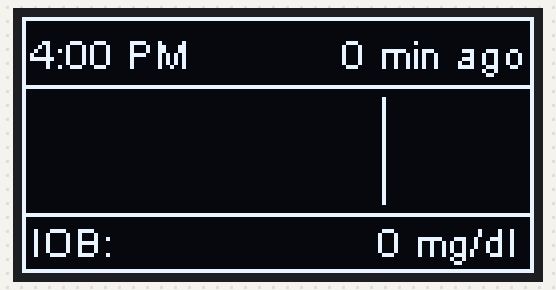
The sketch below on a simulated ESP8266 (NodeMCU). Shown: 128×64 one-colour display. WiFi joins after 1.5 s; servers stay silent unless stated; uploads are accepted with an empty reply; not simulated (calls return 0 or success): credentials.h; what the sketch prints to the serial monitor is not drawn.

Above: at 3.9 s.

The sketch:

NightscoutDisplay.ino
```cpp
#include <OLEDDisplay.h>
#include <OLEDDisplayFonts.h>
#include <OLEDDisplayUi.h>
#include <SSD1306Wire.h>
#include <ESP8266WiFi.h>
#include <WiFiClientSecure.h>
#include <ArduinoJson.h> // have to use version 5.
#include <TimeLib.h>

// Credentials
#include "credentials.h"

// timezone
const int timezone = -8; // -8 for PST
const int timezoneOffset = timezone * SECS_PER_MIN;

//OLED Screen Pins
SSD1306Wire display(0x3c, D2, D5);

//Miutes to sleep for
const int sleepTimeS = 1;

//You can hard code these variables here, if so, you should remove the line above to include the credentials.h.
//However, for security you should use the credentials.h file
const char* ssid = WIFI_SSID;
const char* password = WIFI_PASS;
const char* host = HOST_SITE;

const int httpsPort = 443;
const size_t bufferSize = 3*JSON_ARRAY_SIZE(1) + JSON_OBJECT_SIZE(1) + 2*JSON_OBJECT_SIZE(3) + JSON_OBJECT_SIZE(13) + 280;
bool firstrun = true;
const char* directarr = "";

const unsigned char ArrowUp [] PROGMEM = {
  0x80, 0x00, 0xc0, 0x01, 0xe0, 0x03, 0xf0, 0x07, 0xf8, 0x0f, 0xfc, 0x1f, 0xde, 0x3d, 0xcf, 0x79, 0xc7, 0x71, 0xc0, 0x01, 0xc0, 0x01, 0xc0, 0x01, 0xc0, 0x01, 0xc0, 0x01, 0xc0, 0x01, 0xc0, 0x01,
};
const unsigned char ArrowDown [] PROGMEM = {
  0xc0, 0x01, 0xc0, 0x01, 0xc0, 0x01, 0xc0, 0x01, 0xc0, 0x01, 0xc0, 0x01, 0xc0, 0x01, 0xc7, 0x71, 0xcf, 0x79, 0xde, 0x3d, 0xfc, 0x1f, 0xf8, 0x0f, 0xf0, 0x07, 0xe0, 0x03, 0xc0, 0x01, 0x80, 0x00,
};
const unsigned char ArrowUpS [] PROGMEM = {
  0x00, 0x00, 0x00, 0x00, 0xf8, 0x3f, 0xf8, 0x3f, 0xf8, 0x3f, 0x00, 0x3f, 0x80, 0x3f, 0xc0, 0x3f, 0xe0, 0x3f, 0xf0, 0x39, 0xf8, 0x38, 0x7c, 0x38, 0x3c, 0x38, 0x1c, 0x00, 0x00, 0x00, 0x00, 0x00,
};
const unsigned char ArrowDownS [] PROGMEM = {
  0x00, 0x00, 0x00, 0x00, 0x1c, 0x00, 0x3c, 0x38, 0x7c, 0x38, 0xf8, 0x38, 0xf0, 0x39, 0xe0, 0x3f, 0xc0, 0x3f, 0x80, 0x3f, 0x00, 0x3f, 0xf8, 0x3f, 0xf8, 0x3f, 0xf8, 0x3f, 0x00, 0x00, 0x00, 0x00,
};
const unsigned char ArrowSide [] PROGMEM = {
  0x80, 0x01, 0x80, 0x03, 0x80, 0x07, 0x00, 0x0f, 0x00, 0x1e, 0x00, 0x3c, 0xff, 0x7f, 0xff, 0xff, 0xff, 0x7f, 0x00, 0x3c, 0x00, 0x1e, 0x00, 0x0f, 0x80, 0x07, 0x80, 0x03, 0x80, 0x01,
};
const unsigned char ArrowUpD [] PROGMEM = {
  0x08, 0x10, 0x1c, 0x38, 0x2a, 0x54, 0x49, 0x92, 0x88, 0x11, 0x08, 0x10, 0x08, 0x10, 0x08, 0x10, 0x08, 0x10, 0x08, 0x10, 0x08, 0x10, 0x08, 0x10, 0x08, 0x10, 0x08, 0x10, 0x08, 0x10, 0x08, 0x10,
};
const unsigned char ArrowDownD [] PROGMEM = {
  0x08, 0x10, 0x08, 0x10, 0x08, 0x10, 0x08, 0x10, 0x08, 0x10, 0x08, 0x10, 0x08, 0x10, 0x08, 0x10, 0x08, 0x10, 0x08, 0x10, 0x08, 0x10, 0x88, 0x11, 0x49, 0x92, 0x2a, 0x54, 0x1c, 0x38, 0x08, 0x10,
};

void adjustTimezone(time_t& timestamp) {
    timestamp += timezoneOffset * SECS_PER_MIN;
    if (isDST(timestamp)) {
        // Adjust for daylight saving time if needed
        timestamp += SECS_PER_HOUR;
    }
}

void showdata(time_t datetimenow, String BG, int age, String iob, String bgs0_direction, int delta)
{
   display.clear();

   // Convert 24-hour time format to 12-hour format
   int hour24 = hour(datetimenow);
   int hour12 = (hour24 % 12 == 0) ? 12 : hour24 % 12;
   String ampm = (hour24 >= 12) ? "PM" : "AM";

   String timeNow = String(hour12) + ":";
   if (minute(datetimenow) < 10){timeNow = timeNow + "0";}
   timeNow = timeNow + String(minute(datetimenow)) + " " + ampm;

   display.setFont(ArialMT_Plain_10);
   display.setTextAlignment(TEXT_ALIGN_LEFT);
   display.drawString(2, 3, String(timeNow));

   display.setTextAlignment(TEXT_ALIGN_RIGHT);
   display.drawString(126, 3, String(age) + " min ago");
   display.setFont(ArialMT_Plain_24);
   display.setTextAlignment(TEXT_ALIGN_CENTER);
   display.drawString(45, 19, BG);
   display.drawString(45 + 1, 19, BG);
   if (String(bgs0_direction) == "Flat") {
      directarr = "→";
       display.drawXbm(101, 26, 16, 16,  ArrowSide);
    }  else if (String(bgs0_direction) == "FortyFiveUp") {
       directarr = "↗";
        display.drawXbm(101, 26, 16, 16,  ArrowUpS);
    }  else if (String(bgs0_direction) == "FortyFiveDown") {
       directarr = "↘";
        display.drawXbm(101, 26, 16, 16,  ArrowDownS);
    } else if (String(bgs0_direction) == "SingleUp") {
       directarr = "↑";
       display.drawXbm(101, 26, 16, 16,  ArrowUp);
    } else if (String(bgs0_direction) == "SingleDown") {
        directarr = "↓";
        display.drawXbm(101, 26, 16, 16, ArrowDown);
    } else if (String(bgs0_direction) == "DoubleUp") {
        directarr = "↑↑";
        display.drawXbm(101, 26, 16, 16, ArrowUpD);
    } else if (String(bgs0_direction) == "DoubleDown") {
        directarr = "↓↓";
        display.drawXbm(101, 26, 16, 16, ArrowDownD);
    }

   display.setFont(ArialMT_Plain_10);
   display.setTextAlignment(TEXT_ALIGN_LEFT);
   display.drawString(2, 50, "IOB: " + String(iob));
   display.setTextAlignment(TEXT_ALIGN_RIGHT);
   String bgdelta = "";
   if (delta < 0) {
    bgdelta = "-" + String(delta);
   } else if (delta > 0) {
    bgdelta = "+" + String(delta);
   } else {
    bgdelta = String(delta);
   }
   display.drawString(126, 50, bgdelta + " mg/dl ");
   display.drawRect(0, 0, 128, 64);
   display.drawRect(0, 17, 128, 33);
   display.drawVerticalLine(90, 20, 27);
   display.display();

}

bool isDST(time_t timestamp) {
    // DST starts in March and ends in November
    if (month(timestamp) < 3 || month(timestamp) > 11) {
        return false;
    }
    // DST is in effect from the second Sunday in March
    // to the first Sunday in November

    // Calculate the second Sunday in March
    int secondSunInMarch = 14 - ((5 * year(timestamp) / 4 + 1) % 7);

    // Calculate the first Sunday in November
    int firstSunInNovember = 7 - ((5 * year(timestamp) / 4 + 1) % 7);

    if (month(timestamp) == 3) {
        // Check if the date is on or after the second Sunday in March
        if (day(timestamp) > secondSunInMarch) {
            return true;
        } else if (day(timestamp) == secondSunInMarch && hour(timestamp) >= 2) {
            // Adjust for the start time of DST (typically 2 am local time)
            return true;
        }
    }

    if (month(timestamp) == 11) {
        // Check if the date is before the first Sunday in November
        if (day(timestamp) < firstSunInNovember) {
            return true;
        } else if (day(timestamp) == firstSunInNovember && hour(timestamp) < 2) {
            // Adjust for the end time of DST (typically 2 am local time)
            return true;
        }
    }
    // Months other than March and November
    return false;
}

void getreadings() {
  // Use WiFiClientSecure class to create TLS connection
  WiFiClientSecure client;
  Serial.print("connecting to ");
  Serial.println(host);

  client.setInsecure();

  if (firstrun) {
    display.clear();
    display.setFont(ArialMT_Plain_10);
    display.setTextAlignment(TEXT_ALIGN_CENTER);
    display.drawString(64, 26, "Connecting to NightScout");
    display.display();
    firstrun = false;
  }

  while (!client.connect(host, httpsPort)) {
    Serial.println("connection failed");
    delay(30000);
  }

  String url = "/pebble";
  client.print(String("GET ") + url + " HTTP/1.1\r\n" +
               "Host: " + host + "\r\n" +
               "User-Agent: BuildFailureDetectorESP8266\r\n" +
               "Connection: close\r\n\r\n");

  //Serial.println("request sent");
  while (client.connected()) {
    String line = client.readStringUntil('\n');
    if (line == "\r") {
      //Serial.println("headers received");
      break;
    }
  }
  String line2 = client.readStringUntil('\n');
  Serial.println("==========");
  //read the JSON line into "line2"
  line2 = client.readStringUntil('\n');
  //parse the JSON into variables

  DynamicJsonBuffer jsonBuffer(bufferSize);
  JsonObject& root = jsonBuffer.parseObject(line2);

  String status0_now = root["status"][0]["now"];
  status0_now = status0_now.substring(0, status0_now.length() - 3);
  time_t status0_now1 = status0_now.toInt();
  JsonObject& bgs0 = root["bgs"][0];

  const char* bgs0_sgv = bgs0["sgv"];
  const char* bgs0_direction = bgs0["direction"];
  String bgs0_datetime = bgs0["datetime"];
  bgs0_datetime = bgs0_datetime.substring(0, bgs0_datetime.length() - 3);
  time_t bgs0_datetime2 = bgs0_datetime.toInt();
  //Adjust for Timezone and check for Daylight savings time and adjust display time accordingly
  adjustTimezone(status0_now1);
  adjustTimezone(bgs0_datetime2);

  int bgs0_bgdelta = bgs0["bgdelta"];
  const char* bgs0_iob = bgs0["iob"];

  Serial.print("Time Now: ");
  String timeNow = String(hour(status0_now1)) + ":";
  if (minute(status0_now1) < 10){timeNow = timeNow + "0";}
  timeNow = timeNow + String(minute(status0_now1));
  Serial.println(timeNow);
  //print current time
  Serial.print("As at: ");
  String bgtime = String(hour(bgs0_datetime2)) + ":";
  if (minute(bgs0_datetime2) < 10){bgtime = bgtime + "0";}
  bgtime = bgtime + String(minute(bgs0_datetime2));
  Serial.println(bgtime);
  int dataAge = (status0_now1 - bgs0_datetime2) / 60;
  Serial.print("Data Age: ");
  Serial.print(dataAge);
  Serial.println("m");
  Serial.print("Blood Glucose is:  ");
  Serial.println(String(bgs0_sgv) + " ");
  Serial.print("BG Delta is:  ");
  Serial.println(String(bgs0_bgdelta) + " ");
  //call the "showdata" function to show the data on the LCD screen
  showdata(status0_now1,bgs0_sgv,dataAge,bgs0_iob,bgs0_direction,bgs0_bgdelta);
  Serial.print("Direction:  ");
  Serial.println(directarr);
  Serial.print("Insulin Onboard is:  ");
  Serial.println(String(bgs0_iob) + " ");
}

void setup() {
  Serial.begin(115200);
  Serial.setTimeout(2000);
  Serial.println();
  display.init();
  display.clear();
  display.setFont(ArialMT_Plain_10);
  display.setTextAlignment(TEXT_ALIGN_CENTER);
  display.drawString(64, 16, "Connecting to WIFI");
  display.drawString(64, 30, ssid);
  display.display();
  Serial.println("Connecting to WIFI");
  WiFi.begin(ssid, password);
  while (WiFi.status() != WL_CONNECTED) {
    Serial.print(".");
    delay(500);
  }
  Serial.println(".");
  Serial.println("Connected to WIFI");
  Serial.println(WiFi.localIP());
}
void loop()
{
  getreadings();
  delay(sleepTimeS * SECS_PER_MIN * 1000);
}
```
